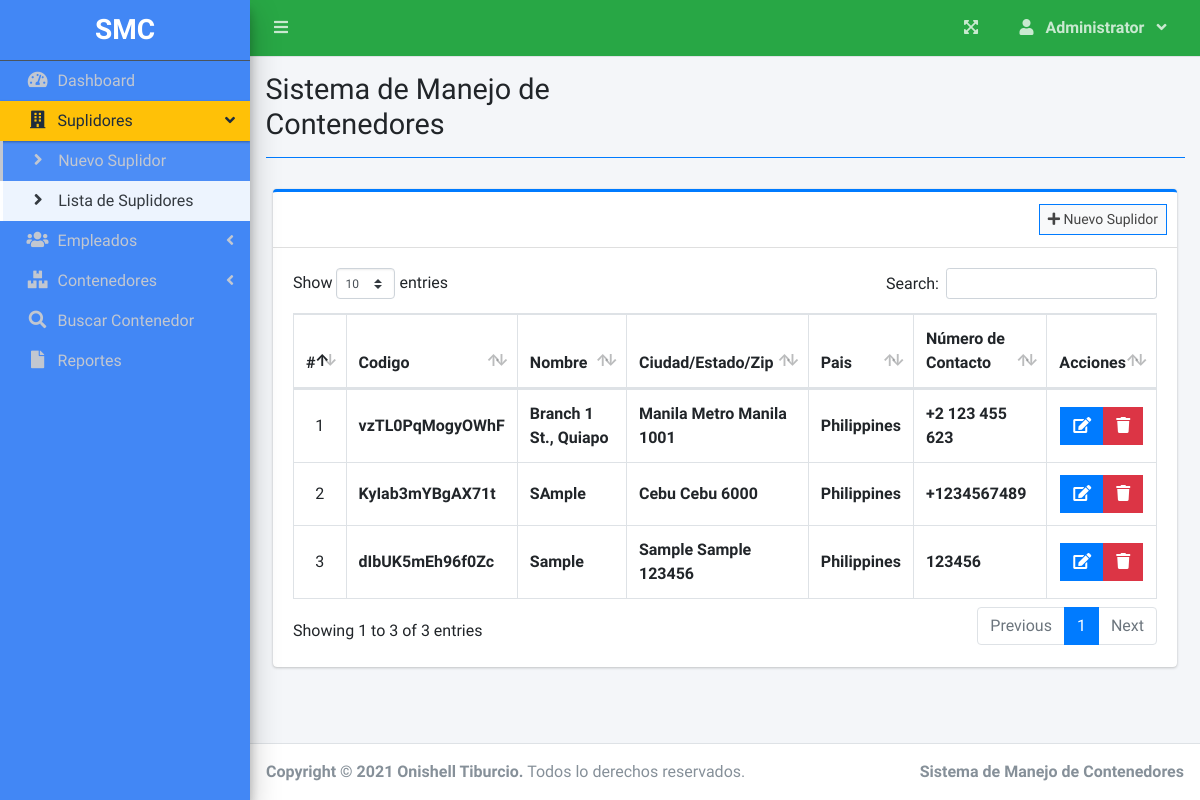
The page /index.php?page=branch_list (signed in) on the database its author committed.
### tables this page shows
CREATE TABLE `branches` (
  `id` int(30) NOT NULL,
  `branch_code` varchar(50) NOT NULL,
  `street` text NOT NULL,
  `city` text NOT NULL,
  `state` text NOT NULL,
  `zip_code` varchar(50) NOT NULL,
  `country` text NOT NULL,
  `contact` varchar(100) NOT NULL,
  `date_created` datetime NOT NULL DEFAULT current_timestamp()
);

### branch_list.php (the view, shortened to what this page needs)
<?php include'db_connect.php' ?>
<div class="col-lg-12">
	<div class="card card-outline card-primary">
		<div class="card-header">
			<div class="card-tools">
				<a class="btn btn-block btn-sm btn-default btn-flat border-primary " href="./index.php?page=new_branch"><i class="fa fa-plus"></i> Nuevo Suplidor</a>
			</div>
		</div>
		<div class="card-body">
			<table class="table tabe-hover table-bordered" id="list">
				<!-- <colgroup>
					<col width="5%">
					<col width="15%">
					<col width="25%">
					<col width="25%">
					<col width="15%">
				</colgroup> -->
				<thead>
					<tr>
						<th class="text-center">#</th>
						<th>Codigo</th>
						<th>Nombre</th>
						<th>Ciudad/Estado/Zip</th>
						<th>Pais</th>
						<th>Número de Contacto</th>
						<th>Acciones</th>
					</tr>
				</thead>
				<tbody>
					<?php
					$i = 1;
					$qry = $conn->query("SELECT * FROM branches order by street asc,city asc, state asc ");
					while($row= $qry->fetch_assoc()):
					?>
					<tr>
						<td class="text-center"><?php echo $i++ ?></td>
						<td class=""><b><?php echo $row['branch_code'] ?></b></td>
						<td><b><?php echo ucwords($row['street']) ?></b></td>
						<td><b><?php echo ucwords($row['city'].' '.$row['state'].' '.$row['zip_code']) ?></b></td>
						<td><b><?php echo ucwords($row['country']) ?></b></td>
						<td><b><?php echo $row['contact'] ?></b></td>
						<td class="text-center">
		                    <div class="btn-group">
		                        <a href="index.php?page=edit_branch&id=<?php echo $row['id'] ?>" class="btn btn-primary btn-flat ">
		                          <i class="fas fa-edit"></i>
		                        </a>
		                        <button type="button" class="btn btn-danger btn-flat delete_branch" data-id="<?php echo $row['id'] ?>">
		                          <i class="fas fa-trash"></i>
		                        </button>
	                      </div>
						</td>
					</tr>
				<?php endwhile; ?>
				</tbody>
			</table>
		</div>
	</div>
</div>

### index.php (shortened to what this page needs)
<!DOCTYPE html>
<html lang="en">
<?php
	include 'header.php'
?>
<body class="hold-transition sidebar-mini layout-fixed layout-navbar-fixed layout-footer-fixed" style="background-color: #C6E9F9">
<div class="wrapper">
  <?php include 'topbar.php' ?>
  <?php include 'sidebar.php' ?>
  <div class="content-wrapper">
    <div class="content-header">
      <div class="container-fluid">
        <div class="row mb-2">
          <div class="col-sm-6">
            <h1 class="m-0">Sistema de Manejo de Contenedores</h1>
          </div>
        </div>
            <hr class="border-primary">
      </div>
    </div>
    <section class="content">
      <div class="container-fluid">
         <?php
            $page = isset($_GET['page']) ? $_GET['page'] : 'home';
            if(!file_exists($page.".php")){
                include '404.html';
            }else{
            include $page.'.php';
            }
          ?>
      </div>
    </section>
  </div>
  <footer class="main-footer">
    <strong>Copyright &copy; 2021 Onishell Tiburcio</a>.</strong>
    Todos lo derechos reservados.
    <div class="float-right d-none d-sm-inline-block">
      <b><?php echo $_SESSION['system']['name'] ?></b>
    </div>
  </footer>
</div>
</body>
</html>

### header.php (shortened to what this page needs)
<head>
  <link rel="stylesheet" href="assets/plugins/fontawesome-free/css/all.min.css">
  <link rel="stylesheet" href="assets/plugins/overlayScrollbars/css/OverlayScrollbars.min.css">
  <link rel="stylesheet" href="assets/plugins/datatables-bs4/css/dataTables.bootstrap4.min.css">
  <link rel="stylesheet" href="assets/plugins/datatables-responsive/css/responsive.bootstrap4.min.css">
  <link rel="stylesheet" href="assets/plugins/datatables-buttons/css/buttons.bootstrap4.min.css">
  <link rel="stylesheet" href="assets/plugins/select2/css/select2.min.css">
  <link rel="stylesheet" href="assets/plugins/select2-bootstrap4-theme/select2-bootstrap4.min.css">
  <link rel="stylesheet" href="assets/plugins/sweetalert2-theme-bootstrap-4/bootstrap-4.min.css">
  <link rel="stylesheet" href="assets/plugins/toastr/toastr.min.css">
  <link rel="stylesheet" href="assets/plugins/dropzone/min/dropzone.min.css">
  <link rel="stylesheet" href="assets/dist/css/jquery.datetimepicker.min.css">
  <link rel="stylesheet" href="assets/plugins/icheck-bootstrap/icheck-bootstrap.min.css">
  <link rel="stylesheet" href="assets/plugins/bootstrap4-toggle/css/bootstrap4-toggle.min.css">
  <link rel="stylesheet" href="assets/dist/css/adminlte.min.css">
  <link rel="stylesheet" href="assets/dist/css/styles.css">
  <link rel="stylesheet" href="assets/plugins/summernote/summernote-bs4.min.css">
</head>

### topbar.php (shortened to what this page needs)
<nav class="main-header navbar navbar-expand navbar-success navbar-dark ">
  <ul class="navbar-nav">
    <?php if(isset($_SESSION['login_id'])): ?>
    <li class="nav-item">
      <a class="nav-link" data-widget="pushmenu" href="" role="button"><i class="fas fa-bars"></i></a>
    </li>
  <?php endif; ?>
    <li>
      <a class="nav-link text-white"  href="./" role="button"> <large><b></b></large></a>
    </li>
  </ul>
  <ul class="navbar-nav ml-auto">
    <li class="nav-item">
      <a class="nav-link" data-widget="fullscreen" href="#" role="button">
        <i class="fas fa-expand-arrows-alt"></i>
      </a>
    </li>
   <li class="nav-item dropdown">
          <a class="nav-link"  data-toggle="dropdown" aria-expanded="true" href="javascript:void(0)">
            <span>
              <div class="d-felx badge-pill">
                <span class="fa fa-user mr-2"></span>
                <span><b><?php echo ucwords($_SESSION['login_firstname']) ?></b></span>
                <span class="fa fa-angle-down ml-2"></span>
              </div>
            </span>
          </a>
    </li>
  </ul>
</nav>

### sidebar.php (shortened to what this page needs)
<aside class="main-sidebar sidebar-dark-warning elevation-4" style="background-color: #4287f5">
  <div class="dropdown" style="background-color: #4287f5">
 	<a href="./" class="brand-link" style="background-color: #4287f5">
      <?php if($_SESSION['login_type'] == 1): ?>
      <h3 class="text-center p-0 m-0"><b>SMC</b></h3>
      <?php else: ?>
      <h3 class="text-center p-0 m-0"><b>STAFF</b></h3>
      <?php endif; ?>
  </a>
  </div>
  <div class="sidebar pb-4 mb-4" style="background-color: #4287f5">
    <nav class="mt-2">
      <ul class="nav nav-pills nav-sidebar flex-column nav-flat" data-widget="treeview" role="menu" data-accordion="false">
        <li class="nav-item dropdown">
          <a href="./" class="nav-link nav-home">
            <i class="nav-icon fas fa-tachometer-alt"></i>
            <p>
              Dashboard
            </p>
          </a>
        </li>
        <?php if($_SESSION['login_type'] == 1): ?>
        <li class="nav-item">
          <a href="#" class="nav-link nav-edit_branch">
            <i class="nav-icon fas fa-building"></i>
            <p>
              Suplidores
              <i class="right fas fa-angle-left"></i>
            </p>
          </a>
          <ul class="nav nav-treeview">
            <li class="nav-item">
              <a href="./index.php?page=new_branch" class="nav-link nav-new_branch tree-item">
                <i class="fas fa-angle-right nav-icon"></i>
                <p>Nuevo Suplidor</p>
              </a>
            </li>
            <li class="nav-item">
              <a href="./index.php?page=branch_list" class="nav-link nav-branch_list tree-item">
                <i class="fas fa-angle-right nav-icon"></i>
                <p>Lista de Suplidores</p>
              </a>
            </li>
          </ul>
        </li>
        <li class="nav-item">
          <a href="#" class="nav-link nav-edit_staff">
            <i class="nav-icon fas fa-users"></i>
            <p>
              Empleados
              <i class="right fas fa-angle-left"></i>
            </p>
          </a>
        </li>
      <?php endif; ?>
        <li class="nav-item">
          <a href="#" class="nav-link nav-edit_parcel">
            <i class="nav-icon fas fa-boxes"></i>
            <p>
              Contenedores
              <i class="right fas fa-angle-left"></i>
            </p>
          </a>
        </li>
         <li class="nav-item dropdown">
          <a href="./index.php?page=track" class="nav-link nav-track">
            <i class="nav-icon fas fa-search"></i>
            <p>
              Buscar Contenedor
            </p>
          </a>
        </li>
         <li class="nav-item dropdown">
          <a href="./index.php?page=reports" class="nav-link nav-reports">
            <i class="nav-icon fas fa-file"></i>
            <p>
              Reportes
            </p>
          </a>
        </li>
      </ul>
    </nav>
  </div>
</aside>

### branch_list.php (style rules this page uses)
table td { vertical-align: middle !important; }

### rows shown on the page
branches: branch_code "vzTL0PqMogyOWhF", street "Branch 1 St., Quiapo", city+state+zip_code "Manila Metro Manila 1001", country "Philippines", contact "+2 123 455 623"
branches: branch_code "KyIab3mYBgAX71t", street "SAmple", city+state+zip_code "Cebu Cebu 6000", country "Philippines", contact "+1234567489"
branches: branch_code "dIbUK5mEh96f0Zc", street "Sample", city+state+zip_code "Sample Sample 123456", country "Philippines", contact "123456"

### other values the page prints
$_SESSION['login_firstname'] "Administrator"
$_SESSION['system']['name'] "Sistema de Manejo de Contenedores"
